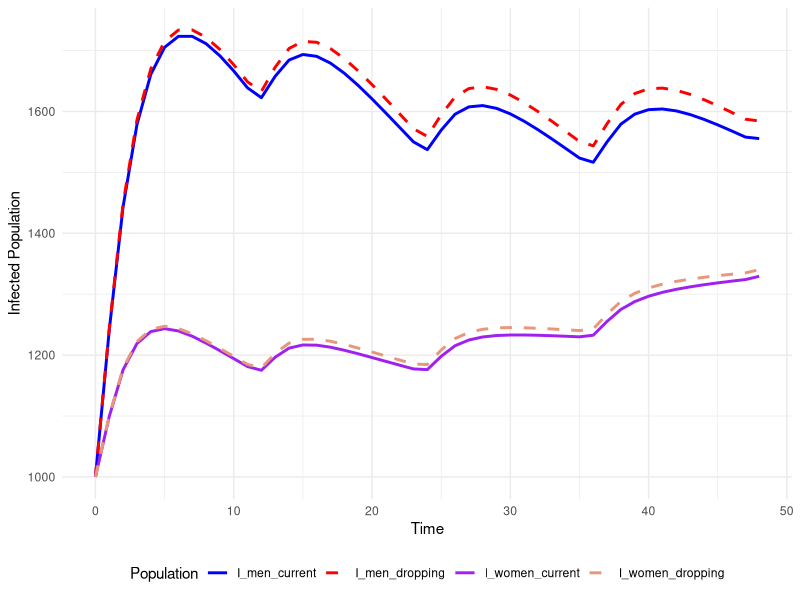
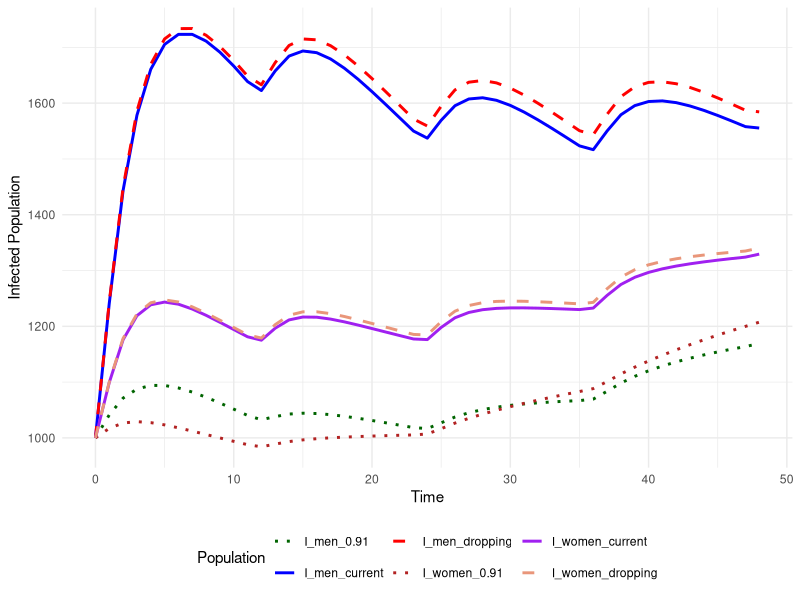

Here is the R script that generated these plots, in order:
# Load required libraries
library(deSolve)
library(pracma)
library(ggplot2)
library(dplyr)
library(tidyr)

lambda <- mean(rpois(1000, 2))

# Define the differential equations function for men and women
DiffEq <- function(t, state, parameters){
  with(as.list(c(state, parameters)), {
    # For men
    DS_men <- -lambda*beta*S_men*I_women/(V_men+I_men+S_men) - S_men*alpha_men 
    DI_men <- lambda*beta*S_men*I_women/(V_men+I_men+S_men) - (I_men*0.9)/24 + beta*V_men*(1-0.998)
    DV_men <- S_men*alpha_men - beta*V_men*(1-0.998)
    
    # For women
    DS_women <- -beta*S_women*I_men/(V_women+I_women+S_women) - S_women*alpha_women
    DI_women <- beta*S_women*I_men/(V_women+I_women+S_women) - (I_women*0.9)/24 + beta*V_women*(1-0.998)
    DV_women <- S_women*alpha_women - beta*V_women*(1-0.998)
    
    
    # Introduce a pulse of susceptible individuals every 12 steps for both men and women
    if (round(t) %% 12 == 0) {
      DS_men <- DS_men + pulse_amount*0.41 - 1/4*DS_men
      DV_men <- DV_men - 1/4*DV_men + pulse_amount*0.59
      DI_men <- DI_men - 1/4*DI_men
      
      DS_women <- DS_women + pulse_amount*0.36 - 1/4*DS_women
      DV_women <- DV_women - 1/4*DV_women + pulse_amount*0.64
      DI_women <- DI_women - 1/4*DI_women 
    }
    
    list(c(DS_men, DI_men, DV_men, DS_women, DI_women, DV_women))
  })
}

# Define the differential equations function for declining teen vaccination rates
DiffEq1 <- function(t, state, parameters){
  with(as.list(c(state, parameters)), {
    # For men
    DS_men <- -lambda*beta*S_men*I_women/(V_men+I_men+S_men) - S_men*alpha_men 
    DI_men <- lambda*beta*S_men*I_women/(V_men+I_men+S_men) - (I_men*0.9)/24 + beta*V_men*(1-0.998)
    DV_men <- S_men*alpha_men - beta*V_men*(1-0.998)
    
    # For women
    DS_women <- -beta*S_women*I_men/(V_women+I_women+S_women) - S_women*alpha_women
    DI_women <- beta*S_women*I_men/(V_women+I_women+S_women) - (I_women*0.9)/24 + beta*V_women*(1-0.998)
    DV_women <- S_women*alpha_women - beta*V_women*(1-0.998)
    
    # Introduce a pulse of susceptible individuals every 12 steps for both men and women
    if (round(t) %% 12 == 0) {
      # Current Adolescent Vaccination Rates 3.3 percentage pts every year
      vrate_men <- 0.59-0.033
      vrate_women <- 0.64-0.033
      DS_men <- DS_men + pulse_amount*(1-vrate_men) - 1/4*DS_men
      DV_men <- DV_men - 1/4*DV_men + pulse_amount*vrate_men
      DI_men <- DI_men - 1/4*DI_men
      
      DS_women <- DS_women + pulse_amount*(1-vrate_women) - 1/4*DS_women
      DV_women <- DV_women - 1/4*DV_women + pulse_amount*vrate_women
      DI_women <- DI_women - 1/4*DI_women
    }
    
    list(c(DS_men, DI_men, DV_men, DS_women, DI_women, DV_women))
  })
}

# Define the differential equations function for matching MMR adolescent vaccination rates
DiffEq2 <- function(t, state, parameters){
  with(as.list(c(state, parameters)), {
    # For men
    DS_men <- -lambda*beta*S_men*I_women/(V_men+I_men+S_men) - S_men*alpha_men 
    DI_men <- lambda*beta*S_men*I_women/(V_men+I_men+S_men) - (I_men*0.9)/24 + beta*V_men*(1-0.998)
    DV_men <- S_men*alpha_men - beta*V_men*(1-0.998)
    
    # For women
    DS_women <- -beta*S_women*I_men/(V_women+I_women+S_women) - S_women*alpha_women
    DI_women <- beta*S_women*I_men/(V_women+I_women+S_women) - (I_women*0.9)/24 + beta*V_women*(1-0.998)
    DV_women <- S_women*alpha_women - beta*V_women*(1-0.998)
    
    
    # Introduce a pulse of susceptible individuals every 12 steps for both men and women
    if (round(t) %% 12 == 0) {
      DS_men <- DS_men + pulse_amount*0.087 - 1/4*DS_men
      DV_men <- DV_men - 1/4*DV_men + pulse_amount*0.913
      DI_men <- DI_men - 1/4*DI_men
      
      DS_women <- DS_women + pulse_amount*0.087 - 1/4*DS_women
      DV_women <- DV_women - 1/4*DV_women + pulse_amount*0.913
      DI_women <- DI_women - 1/4*DI_women 
    }
    
    list(c(DS_men, DI_men, DV_men, DS_women, DI_women, DV_women))
  })
}

# Set initial state for men and women given 60000 students with 54.6% women
# 59% of men and 64% of women up to date on vaccine
state1 <- c(S_men = 11168, I_men = 1000, V_men = 16072,
           S_women = 11794, I_women = 1000, V_women = 20966)
# 91% of men and women up to date
state2 <- c(S_men = 2370, I_men = 1000, V_men = 24870,
            S_women = 2850, I_women = 1000, V_women = 29910)
pulse_amount <- 9000
# Set time points for simulation
times <- seq(0, 4*12, by = 1)

### Case Scenario: Current rates of vaccination
parameters <- c(beta = 0.8795*0.479, alpha_men = 0.34, alpha_women = 0.552, lambda=lambda)
out <- ode(y = state1, times = times, func = DiffEq, parms = parameters)

### Scenario 1: Declining adolescent vacc
out1 <- ode(y = state1, times = times, func = DiffEq1, parms = parameters)

### Scenario 2: Match MMR adolescent vaccination
out2 <- ode(y = state2, times = times, func = DiffEq2, parms = parameters)


# Initialize vectors to store total infected at the end of each year (12, 24, 36, 48 months)
total_infected <- numeric(16)
total_infected_1 <- numeric(16)
total_infected_2 <- numeric(16)
total_men <- numeric(16)
total_men_1 <- numeric(16)
total_men_2 <- numeric(16)
total_women <- numeric(16)
total_women_1 <- numeric(16)
total_women_2 <- numeric(16)

# Count cumulative infected individuals (currently infected + recovered) for Case Scenario 1
for (i in 1:16) {
  time_index <- i * 3 # Time point at the end of each year
  total_infected[i] <- out[time_index, "I_men"] + out[time_index, "I_women"]
  total_men[i] <- out[time_index, "I_men"]
  total_women[i] <- out[time_index, "I_women"]
}

# Count cumulative infected individuals (currently infected + recovered) for Scenario 1
for (i in 1:16) {
  time_index <- i * 3 # Time point at the end of each year
  total_infected_1[i] <- out1[time_index, "I_men"] + out1[time_index, "I_women"]
  total_men_1[i] <- out1[time_index, "I_men"]
  total_women_1[i] <- out1[time_index, "I_women"]
}

# Count cumulative infected individuals (currently infected + recovered) for Scenario 2
for (i in 1:16) {
  time_index <- i * 3 # Time point at the end of each year
  total_infected_2[i] <- out2[time_index, "I_men"] + out2[time_index, "I_women"]
  total_men_2[i] <- out2[time_index, "I_men"]
  total_women_2[i] <- out2[time_index, "I_women"]
}


# Print the cumulative infected counts for Scenario 1
print("Cumulative Infected Counts current Vaccination rate (Every 3 Months):")
print(round(sum(total_infected),0))
print("Cumulative Infected Counts decreasing Vaccination rate (Every 3 Months):")
print(round(sum(total_infected_1),0))
print("Cumulative Infected Counts 91% Vaccination rate (Every 3 Months):")
print(round(sum(total_infected_2),0))
print("Cumulative Infected men Counts Case Scenario (Every 3 Months):")
print(round(sum(total_men),0))
print(round(sum(total_women), 0))
print("Cumulative Infected men Counts Scenario 1 (Every 3 Months):")
print(round(sum(total_men_1),0))
print(round(sum(total_women_1),0))
print("Cumulative Infected men Counts Scenario 2 (Every 3 Months):")
print(round(sum(total_men_2),0))
print(round(sum(total_women_2),0))


library(ggplot2)
library(tidyr)
# Prepare the data for combined Case Scenario and Scenario 1 (only Infected)
data_combined1 <- data.frame(
  time = out[, "time"],
  I_men_current = out[, "I_men"],         # Case Scenario
  I_women_current = out[, "I_women"],    
  I_men_dropping = out1[, "I_men"],       # Scenario 1
  I_women_dropping = out1[, "I_women"]
)

# Convert to long format
data_combined_long1 <- gather(data_combined1, key = "Population", value = "Count", -time)

# Define colors and line types
colors_combined1 <- c("I_men_current" = "blue", "I_women_current" = "purple", 
                      "I_men_dropping" = "red", 'I_women_dropping' = 'darksalmon') 

# Update the line types to valid ggplot2 types
line_types_combined1 <- c("I_men_current" = "solid", "I_women_current" = "solid", 
                          "I_men_dropping" = "dashed", 'I_women_dropping' = 'dashed')

# Plot for combined Scenario 1 and Scenario 2 (Infected)
ggplot(data_combined_long1, aes(x = time, y = Count, color = Population, linetype = Population)) +
  geom_line(size = 1) +
  scale_color_manual(values = colors_combined1) +
  scale_linetype_manual(values = line_types_combined1) +
  labs(x = "Time", y = "Infected Population", color = "Population") +
  theme_minimal() +
  theme(legend.position = "bottom")

#Prepare the data for combined Case Scenario, Scenario 1, and Scenario 2 (Infected Only)
data_combined2 <- data.frame(
  time = out[, "time"],
  I_men_current = out[, "I_men"],         # Case Scenario
  I_women_current = out[, "I_women"],    
  I_men_dropping = out1[, "I_men"],       # Scenario 1
  I_women_dropping = out1[, "I_women"],
  I_men_0.91 = out2[, "I_men"],        # Scenario 2
  I_women_0.91 = out2[, 'I_women']
)

# Convert to long format
data_combined_long2 <- gather(data_combined2, key = "Population", value = "Count", -time)

# Define colors and line types
colors_combined2 <- c("I_men_current" = "blue", "I_women_current" = "purple", 
                     "I_men_dropping" = "red", 'I_women_dropping' = 'darksalmon',
                     'I_men_0.91' = 'darkgreen', "I_women_0.91" = 'firebrick') 

# Update the line types to valid ggplot2 types
line_types_combined2 <- c("I_men_current" = "solid", "I_women_current" = "solid", 
                         "I_men_dropping" = "dashed", 'I_women_dropping' = 'dashed',
                         "I_men_0.91" = 'dotted', "I_women_0.91" = "dotted")

# Plot for combined Scenario 1 and Scenario 2 (Infected)
ggplot(data_combined_long2, aes(x = time, y = Count, color = Population, linetype = Population)) +
  geom_line(size = 1) +
  scale_color_manual(values = colors_combined2) +
  scale_linetype_manual(values = line_types_combined2) +
  labs(x = "Time", y = "Infected Population", color = "Population") +
  theme_minimal() +
  theme(legend.position = "bottom")

# Print the cumulative infected counts for Scenario 1
print("Cumulative Infected Counts Scenario 1 (Every 12 Months):")
print(round(sum(total_infected),0))
print("Cumulative Infected Counts Scenario 2 (Every 12 Months):")
print(round(sum(total_infected_1),0))
print("Cumulative Infected Counts Scenario 3 (Every 12 Months):")
print(round(sum(total_infected_2),0))
 
